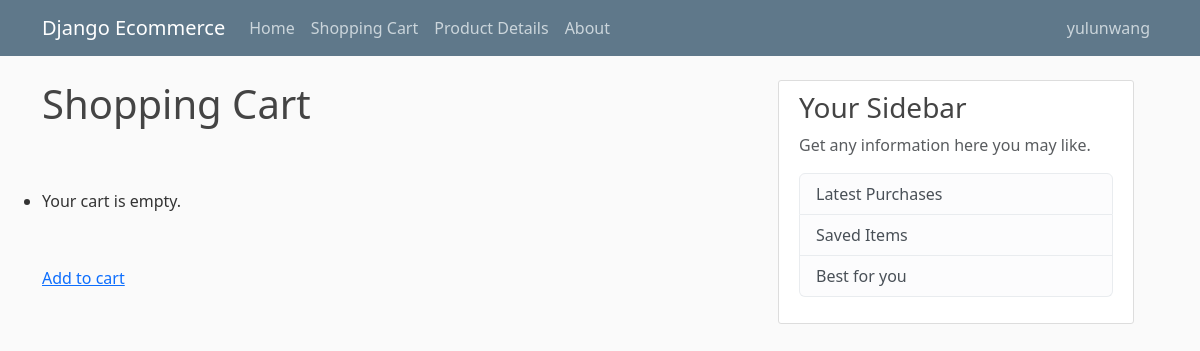
Page /cart_list/ on the earlier database version.
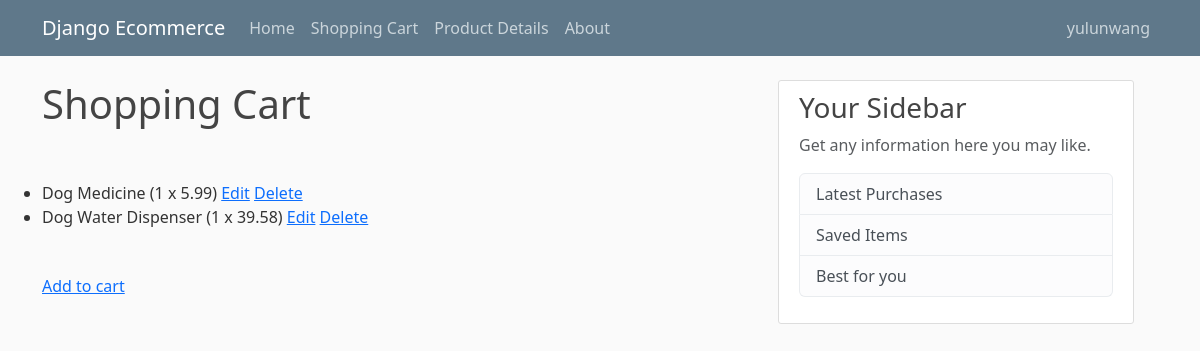
Same page on the later database version.
### ecommerce/models.py (models this page shows, shortened)
class CartItem(models.Model):
	name = models.CharField(max_length=200, null=True)
	quantity = models.IntegerField(default=1)
	price = models.DecimalField(max_digits=8, decimal_places=2)

### ecommerce/views.py (the view)
# urls.py: path('cart_list/', views.cart_list, name='cart_list'),
def cart_list(request):
	context = {
		'items': CartItem.objects.all()
	}
	return render(request, 'ecommerce/cart_list.html', context)

### ecommerce/templates/ecommerce/cart_list.html
{% extends 'ecommerce/base.html' %}
{% block content %}
	<h1 class="padding-none">Shopping Cart</h1>
	<ul>
	{% for item in items %}
	    <li>{{ item.name }} ({{ item.quantity }} x {{ item.price }}) <a href="{% url 'cart_update' item.pk %}">Edit</a> <a href="{% url 'cart_delete' item.pk %}">Delete</a></li>
	{% empty %}
	    <li>Your cart is empty.</li>
	{% endfor %}
	</ul>
	<a href="{% url 'cart_add' %}">Add to cart</a>
{% endblock content %}

### ecommerce/templates/ecommerce/base.html (shortened to what this page needs)
{% load static %}
<!DOCTYPE html>
<html>
<head>
	<link href="https://cdn.jsdelivr.net/npm/bootstrap@5.3.0-alpha1/dist/css/bootstrap.min.css" rel="stylesheet">
	<link rel="stylesheet" type="text/css" href="{% static 'ecommerce/main.css' %}">
</head>
<body>
	<header class="site-header">
	  <nav class="navbar navbar-expand-md navbar-dark bg-steel fixed-top">
	    <div class="container">
	      <a class="navbar-brand mr-4" href="{% url 'ecommerce-home' %}">Django Ecommerce</a>
	      <div class="collapse navbar-collapse" id="navbarToggle">
	        <div class="navbar-nav mr-auto">
	          <a class="nav-item nav-link" href="{% url 'ecommerce-home' %}">Home</a>
	          <a class="nav-item nav-link" href="{% url 'cart_list' %}">Shopping Cart</a>
	          <a class="nav-item nav-link" href="{% url 'ecommerce-productdetails' %}">Product Details</a>
	          <a class="nav-item nav-link" href="{% url 'ecommerce-about' %}">About</a>
	        </div>
	      </div>
	      <div class="navbar-nav float-right">
	          <a class="nav-item nav-link" href="#">yulunwang</a>
	      </div>
	    </div>
	  </nav>
	</header>
	<main role="main" class="container">
	  <div class="row">
	    <div class="col-md-8 row">
	      {% block content %}{% endblock %}
	    </div>
	    <div class="col-md-4">
	      <div class="content-section">
	        <h3>Your Sidebar</h3>
	        <p class='text-muted'>Get any information here you may like.
	          <ul class="list-group">
	            <li class="list-group-item list-group-item-light">Latest Purchases</li>
	            <li class="list-group-item list-group-item-light">Saved Items</li>
	            <li class="list-group-item list-group-item-light">Best for you</li>
	          </ul>
	        </p>
	      </div>
	    </div>
	  </div>
	</main>
</body>
</html>

### ecommerce/static/ecommerce/main.css (style rules this page uses)
body { background: #fafafa; color: #333333; margin-top: 5rem; }
h1, h2, h3, h4, h5, h6 { color: #444444; }
ul { margin: 0; }
.bg-steel { background-color: #5f788a; }
.site-header .navbar-nav .nav-link { color: #cbd5db; }
.content-section { background: #ffffff; padding: 10px 20px; border: 1px solid #dddddd; border-radius: 3px; margin-bottom: 20px; }

Differences in the rows shown:
added CartItem: name "Dog Medicine", quantity "1", price "5.99"
added CartItem: name "Dog Water Dispenser", quantity "1", price "39.58"
Other differences:
text no longer shown: "Your cart is empty."
